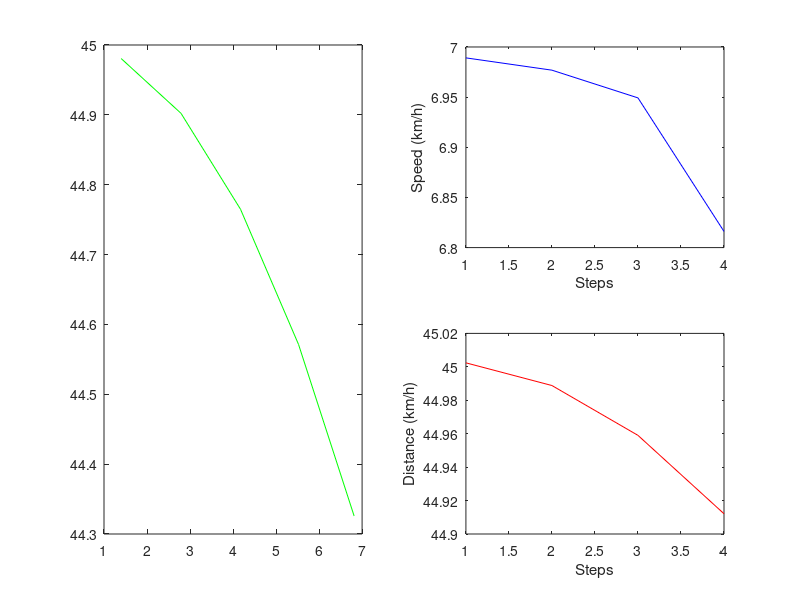

Here is the MATLAB script that generated this plot: (Note: this script raises an error after producing the figure.)
%%%%%%%%%%%%%%%%%%%%%%%%%%%
% Midterm Number: …
% Problem number: …
% Student Name:  …
% Student ID: …
% Email address: …
% Department:
% Date: ….
%%%%%%%%%%%%%%%%%%%%%%%%%%%%
close all; clf;clear;
%%%%%%%%%%%%%%%%%%%%%%%%%%%%
close all; clear; clc;		% close all windows
                            % clear variables, and clear screen
disp('Midterm Problem 2.3') % show Midterm Problem 2.3
disp('Jing-Hong Hu; 109550020');

global key_pressed_quit;
global key_pressed_mode;
global key_pressed_enter;
global key_pressed_stop;
key_pressed_enter = false;
key_pressed_stop = false;
key_pressed_mode = true;
key_pressed_quit = false;
fig_h = figure;
set(fig_h,'KeyPressFcn',...
    @m_KeyCallBack_planets); % callback function
t = 0;
v = [7 0.2];
p = [0 45];
dt = 0.2;
M = 3000;
m = 0.5;
h = 0.001;
d = 0.015;
tmax = 50;

x = [];
y = [];
p_h = [];
v_h = [];
a_h = [];
d_h = [];
t_h = [];
Step = [];
step = 0;
N = 4;
cases = 0;
move = 1;
% start = 0;
% while(~start)
	% if (key_pressed_enter)
		% key_pressed_enter = false;
		% start = 1;
	% end
% end
while t <= tmax
	F = -(p*m*M)/(norm(p)*(p*p'));
    a = F/m - h*(v*v')*v/norm(v) - d*v*exp(-2.5*cos(4*t)) ;	% acceleration, -d*v is a damping force
    v = v + a*dt;	% velocity
    p = p + v*dt; 	% position
    x = [x p(1)];
    y = [y p(2)];
	p_h = [p_h; p];
	v_h = [v_h norm(v)];
	a_h = [a_h norm(a)];
	d_h = [d_h norm(p)];
    step = step+1;
    Step = [Step, step];
    t = t + dt;
    subplot(1,2,1)
    plot(x, y, Color='green')
	len = length(p_h(:,1));
	if len > N
		for i = 0:1:N-1
			now = p_h(len-i, :);
			viscircles([now(1), now(2)], 1, Color='red');
		end
	end
    axis([-50 50 -50 50])
	pbaspect([1 1 1])
	if cases == 0
		subplot(2,2,2)
		plot(Step, v_h, Color='blue')
		xlabel('Steps')
		ylabel('Speed (km/h)')
		subplot(2,2,4)
		plot(Step, d_h, Color='red')
		xlabel('Steps')
		ylabel('Distance (km/h)')
    elseif cases == 1
		subplot(2,2,2)
		plot(Step, a_h, Color='black')
		xlabel('Steps')
		ylabel('Acceleration (km/s2)')
		subplot(2,2,4)
		plot(Step, v_h, Color='blue')
		xlabel('Steps')
		ylabel('Speed (km/h)')
	end
	while(~move)
		if (~key_pressed_stop)
			move = 1;
		end
	end
	
    if (key_pressed_quit)
        close all;
        disp('Student ID: 109550020');
        disp('Student Name: Jing-Hong Hu');
        return;
    end
	
	% if (key_pressed_mode)
		% cases = 1;
	% else
		% cases = 0;
	% end
	if (key_pressed_stop)
		move = 0;
	end	
	if(t == tmax/2)
		cases = 1;
	end
	if(t == 3*tmax/5)
		cases = 0;
	end
	if(t == tmax*4/5)
		pause(3)
	end
	pause(0.01)
end
while 1
	if (key_pressed_quit)
		close all;
		disp('Student ID: 109550020');
		disp('Student Name: Jing-Hong Hu');
		return;
	end
end
function m_KeyCallBack_planets(src,event)
    disp(event.Key);
    global key_pressed_quit;
    global key_pressed_enter;
    global key_pressed_mode;
    global key_pressed_stop;
    switch(event.Key) 
        case 'return'
            key_pressed_enter = true;
        case 'q'
            key_pressed_quit = true;
        case 's'
            key_pressed_stop = ~key_pressed_stop;
        case 'space'
            key_pressed_mode = ~key_pressed_mode;
        otherwise
            
    end
end